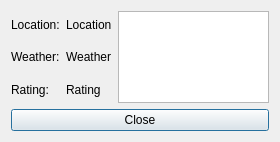
<?xml version="1.0" encoding="UTF-8"?>
<ui version="4.0">
 <class>InfoDialog</class>
 <widget class="QDialog" name="InfoDialog">
  <property name="geometry">
   <rect>
    <x>0</x>
    <y>0</y>
    <width>280</width>
    <height>142</height>
   </rect>
  </property>
  <property name="windowTitle">
   <string>Information</string>
  </property>
  <layout class="QGridLayout" name="gridLayout">
   <item row="0" column="0">
    <widget class="QLabel" name="locationTitle">
     <property name="text">
      <string>Location:</string>
     </property>
    </widget>
   </item>
   <item row="0" column="1">
    <widget class="QLabel" name="locationLabel">
     <property name="text">
      <string>Location</string>
     </property>
    </widget>
   </item>
   <item row="0" column="2" rowspan="3">
    <widget class="QTextBrowser" name="descBrowser"/>
   </item>
   <item row="1" column="0">
    <widget class="QLabel" name="weatherTitle">
     <property name="text">
      <string>Weather:</string>
     </property>
    </widget>
   </item>
   <item row="1" column="1">
    <widget class="QLabel" name="weatherLabel">
     <property name="text">
      <string>Weather</string>
     </property>
    </widget>
   </item>
   <item row="2" column="0">
    <widget class="QLabel" name="ratingTitle">
     <property name="text">
      <string>Rating:</string>
     </property>
    </widget>
   </item>
   <item row="2" column="1">
    <widget class="QLabel" name="ratingLabel">
     <property name="text">
      <string>Rating</string>
     </property>
    </widget>
   </item>
   <item row="3" column="0" colspan="3">
    <widget class="QPushButton" name="pushButton">
     <property name="text">
      <string>Close</string>
     </property>
    </widget>
   </item>
  </layout>
 </widget>
 <resources/>
 <connections/>
</ui>
